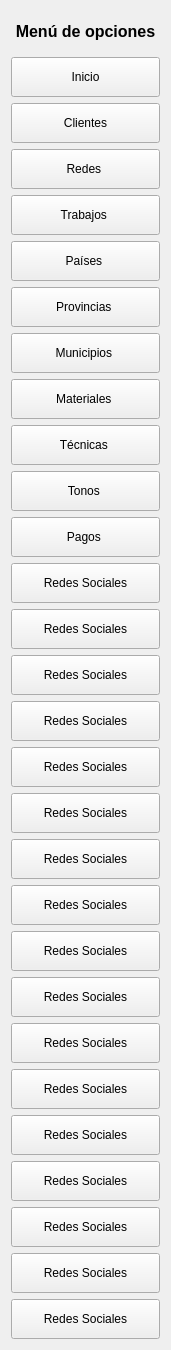
               <widget class="QWidget" name="widget_menu_lateral">
                <property name="geometry">
                 <rect>
                  <x>0</x>
                  <y>0</y>
                  <width>171</width>
                  <height>1346</height>
                 </rect>
                </property>
                <layout class="QVBoxLayout" name="verticalLayout_4">
                 <item>
                  <widget class="QLabel" name="label_2">
                   <property name="minimumSize">
                    <size>
                     <width>0</width>
                     <height>40</height>
                    </size>
                   </property>
                   <property name="styleSheet">
                    <string notr="true">font-weight: bold;
font-size: 12pt;</string>
                   </property>
                   <property name="text">
                    <string>Menú de opciones</string>
                   </property>
                   <property name="alignment">
                    <set>Qt::AlignCenter</set>
                   </property>
                  </widget>
                 </item>
                 <item>
                  <widget class="QPushButton" name="bt_menu_home">
                   <property name="minimumSize">
                    <size>
                     <width>0</width>
                     <height>40</height>
                    </size>
                   </property>
                   <property name="cursor">
                    <cursorShape>PointingHandCursor</cursorShape>
                   </property>
                   <property name="layoutDirection">
                    <enum>Qt::RightToLeft</enum>
                   </property>
                   <property name="text">
                    <string>Inicio</string>
                   </property>
                   <property name="icon">
                    <iconset>
                     <normaloff>images/home (1).svg</normaloff>images/home (1).svg</iconset>
                   </property>
                   <property name="iconSize">
                    <size>
                     <width>35</width>
                     <height>35</height>
                    </size>
                   </property>
                  </widget>
                 </item>
                 <item>
                  <widget class="QPushButton" name="bt_menu_clientes">
                   <property name="minimumSize">
                    <size>
                     <width>0</width>
                     <height>40</height>
                    </size>
                   </property>
                   <property name="cursor">
                    <cursorShape>PointingHandCursor</cursorShape>
                   </property>
                   <property name="layoutDirection">
                    <enum>Qt::RightToLeft</enum>
                   </property>
                   <property name="text">
                    <string>Clientes</string>
                   </property>
                   <property name="icon">
                    <iconset>
                     <normaloff>images/user.svg</normaloff>images/user.svg</iconset>
                   </property>
                   <property name="iconSize">
                    <size>
                     <width>35</width>
                     <height>35</height>
                    </size>
                   </property>
                  </widget>
                 </item>
                 <item>
                  <widget class="QPushButton" name="bt_menu_sociales">
                   <property name="minimumSize">
                    <size>
                     <width>0</width>
                     <height>40</height>
                    </size>
                   </property>
                   <property name="cursor">
                    <cursorShape>PointingHandCursor</cursorShape>
                   </property>
                   <property name="layoutDirection">
                    <enum>Qt::RightToLeft</enum>
                   </property>
                   <property name="text">
                    <string>Redes </string>
                   </property>
                   <property name="icon">
                    <iconset>
                     <normaloff>images/social-network.svg</normaloff>images/social-network.svg</iconset>
                   </property>
                   <property name="iconSize">
                    <size>
                     <width>35</width>
                     <height>35</height>
                    </size>
                   </property>
                  </widget>
                 </item>
                 <item>
                  <widget class="QPushButton" name="bt_menu_trabajos">
                   <property name="minimumSize">
                    <size>
                     <width>0</width>
                     <height>40</height>
                    </size>
                   </property>
                   <property name="cursor">
                    <cursorShape>PointingHandCursor</cursorShape>
                   </property>
                   <property name="layoutDirection">
                    <enum>Qt::RightToLeft</enum>
                   </property>
                   <property name="text">
                    <string>Trabajos </string>
                   </property>
                   <property name="icon">
                    <iconset>
                     <normaloff>images/services-portfolio.svg</normaloff>images/services-portfolio.svg</iconset>
                   </property>
                   <property name="iconSize">
                    <size>
                     <width>35</width>
                     <height>35</height>
                    </size>
                   </property>
                  </widget>
                 </item>
                 <item>
                  <widget class="QPushButton" name="bt_menu_paises">
                   <property name="minimumSize">
                    <size>
                     <width>0</width>
                     <height>40</height>
                    </size>
                   </property>
                   <property name="cursor">
                    <cursorShape>PointingHandCursor</cursorShape>
                   </property>
                   <property name="layoutDirection">
                    <enum>Qt::RightToLeft</enum>
                   </property>
                   <property name="text">
                    <string>Países </string>
                   </property>
                   <property name="icon">
                    <iconset>
                     <normaloff>images/country-2.svg</normaloff>images/country-2.svg</iconset>
                   </property>
                   <property name="iconSize">
                    <size>
                     <width>35</width>
                     <height>35</height>
                    </size>
                   </property>
                  </widget>
                 </item>
                 <item>
                  <widget class="QPushButton" name="bt_menu_provincias">
                   <property name="minimumSize">
                    <size>
                     <width>0</width>
                     <height>40</height>
                    </size>
                   </property>
                   <property name="cursor">
                    <cursorShape>PointingHandCursor</cursorShape>
                   </property>
                   <property name="layoutDirection">
                    <enum>Qt::RightToLeft</enum>
                   </property>
                   <property name="text">
                    <string>Provincias </string>
                   </property>
                   <property name="icon">
                    <iconset>
                     <normaloff>images/flag-1.svg</normaloff>images/flag-1.svg</iconset>
                   </property>
                   <property name="iconSize">
                    <size>
                     <width>30</width>
                     <height>30</height>
                    </size>
                   </property>
                  </widget>
                 </item>
                 <item>
                  <widget class="QPushButton" name="bt_menu_municipios">
                   <property name="minimumSize">
                    <size>
                     <width>0</width>
                     <height>40</height>
                    </size>
                   </property>
                   <property name="cursor">
                    <cursorShape>PointingHandCursor</cursorShape>
                   </property>
                   <property name="layoutDirection">
                    <enum>Qt::RightToLeft</enum>
                   </property>
                   <property name="text">
                    <string>Municipios </string>
                   </property>
                   <property name="icon">
                    <iconset>
                     <normaloff>images/location.svg</normaloff>images/location.svg</iconset>
                   </property>
                   <property name="iconSize">
                    <size>
                     <width>35</width>
                     <height>35</height>
                    </size>
                   </property>
                  </widget>
                 </item>
                 <item>
                  <widget class="QPushButton" name="bt_menu_materiales">
                   <property name="minimumSize">
                    <size>
                     <width>0</width>
                     <height>40</height>
                    </size>
                   </property>
                   <property name="cursor">
                    <cursorShape>PointingHandCursor</cursorShape>
                   </property>
                   <property name="layoutDirection">
                    <enum>Qt::RightToLeft</enum>
                   </property>
                   <property name="text">
                    <string>Materiales </string>
                   </property>
                   <property name="icon">
                    <iconset>
                     <normaloff>images/materials.svg</normaloff>images/materials.svg</iconset>
                   </property>
                   <property name="iconSize">
                    <size>
                     <width>35</width>
                     <height>35</height>
                    </size>
                   </property>
                  </widget>
                 </item>
                 <item>
                  <widget class="QPushButton" name="bt_menu_tecnicas">
                   <property name="minimumSize">
                    <size>
                     <width>0</width>
                     <height>40</height>
                    </size>
                   </property>
                   <property name="cursor">
                    <cursorShape>PointingHandCursor</cursorShape>
                   </property>
                   <property name="layoutDirection">
                    <enum>Qt::RightToLeft</enum>
                   </property>
                   <property name="text">
                    <string>Técnicas </string>
                   </property>
                   <property name="icon">
                    <iconset>
                     <normaloff>images/solution.svg</normaloff>images/solution.svg</iconset>
                   </property>
                   <property name="iconSize">
                    <size>
                     <width>35</width>
                     <height>35</height>
                    </size>
                   </property>
                  </widget>
                 </item>
                 <item>
                  <widget class="QPushButton" name="bt_menu_tonos">
                   <property name="minimumSize">
                    <size>
                     <width>0</width>
                     <height>40</height>
                    </size>
                   </property>
                   <property name="cursor">
                    <cursorShape>PointingHandCursor</cursorShape>
                   </property>
                   <property name="layoutDirection">
                    <enum>Qt::RightToLeft</enum>
                   </property>
                   <property name="text">
                    <string>Tonos </string>
                   </property>
                   <property name="icon">
                    <iconset>
                     <normaloff>images/palette.svg</normaloff>images/palette.svg</iconset>
                   </property>
                   <property name="iconSize">
                    <size>
                     <width>35</width>
                     <height>35</height>
                    </size>
                   </property>
                  </widget>
                 </item>
                 <item>
                  <widget class="QPushButton" name="bt_menu_pagos">
                   <property name="minimumSize">
                    <size>
                     <width>0</width>
                     <height>40</height>
                    </size>
                   </property>
                   <property name="cursor">
                    <cursorShape>PointingHandCursor</cursorShape>
                   </property>
                   <property name="layoutDirection">
                    <enum>Qt::RightToLeft</enum>
                   </property>
                   <property name="text">
                    <string>Pagos </string>
                   </property>
                   <property name="icon">
                    <iconset>
                     <normaloff>images/credit-card.svg</normaloff>images/credit-card.svg</iconset>
                   </property>
                   <property name="iconSize">
                    <size>
                     <width>35</width>
                     <height>35</height>
                    </size>
                   </property>
                  </widget>
                 </item>
                 <item>
                  <widget class="QPushButton" name="bt_redes_sociales_17">
                   <property name="minimumSize">
                    <size>
                     <width>0</width>
                     <height>40</height>
                    </size>
                   </property>
                   <property name="cursor">
                    <cursorShape>PointingHandCursor</cursorShape>
                   </property>
                   <property name="text">
                    <string>Redes Sociales</string>
                   </property>
                  </widget>
                 </item>
                 <item>
                  <widget class="QPushButton" name="bt_redes_sociales_16">
                   <property name="minimumSize">
                    <size>
                     <width>0</width>
                     <height>40</height>
                    </size>
                   </property>
                   <property name="cursor">
                    <cursorShape>PointingHandCursor</cursorShape>
                   </property>
                   <property name="text">
                    <string>Redes Sociales</string>
                   </property>
                  </widget>
                 </item>
                 <item>
                  <widget class="QPushButton" name="bt_redes_sociales_15">
                   <property name="minimumSize">
                    <size>
                     <width>0</width>
                     <height>40</height>
                    </size>
                   </property>
                   <property name="cursor">
                    <cursorShape>PointingHandCursor</cursorShape>
                   </property>
                   <property name="text">
                    <string>Redes Sociales</string>
                   </property>
                  </widget>
                 </item>
                 <item>
                  <widget class="QPushButton" name="bt_redes_sociales_14">
                   <property name="minimumSize">
                    <size>
                     <width>0</width>
                     <height>40</height>
                    </size>
                   </property>
                   <property name="cursor">
                    <cursorShape>PointingHandCursor</cursorShape>
                   </property>
                   <property name="text">
                    <string>Redes Sociales</string>
                   </property>
                  </widget>
                 </item>
                 <item>
                  <widget class="QPushButton" name="bt_redes_sociales_13">
                   <property name="minimumSize">
                    <size>
                     <width>0</width>
                     <height>40</height>
                    </size>
                   </property>
                   <property name="cursor">
                    <cursorShape>PointingHandCursor</cursorShape>
                   </property>
                   <property name="text">
                    <string>Redes Sociales</string>
                   </property>
                  </widget>
                 </item>
                 <item>
                  <widget class="QPushButton" name="bt_redes_sociales_12">
                   <property name="minimumSize">
                    <size>
                     <width>0</width>
                     <height>40</height>
                    </size>
                   </property>
                   <property name="cursor">
                    <cursorShape>PointingHandCursor</cursorShape>
                   </property>
                   <property name="text">
                    <string>Redes Sociales</string>
                   </property>
                  </widget>
                 </item>
                 <item>
                  <widget class="QPushButton" name="bt_redes_sociales_11">
                   <property name="minimumSize">
                    <size>
                     <width>0</width>
                     <height>40</height>
                    </size>
                   </property>
                   <property name="cursor">
                    <cursorShape>PointingHandCursor</cursorShape>
                   </property>
                   <property name="text">
                    <string>Redes Sociales</string>
                   </property>
                  </widget>
                 </item>
                 <item>
                  <widget class="QPushButton" name="bt_redes_sociales_10">
                   <property name="minimumSize">
                    <size>
                     <width>0</width>
                     <height>40</height>
                    </size>
                   </property>
                   <property name="cursor">
                    <cursorShape>PointingHandCursor</cursorShape>
                   </property>
                   <property name="text">
                    <string>Redes Sociales</string>
                   </property>
                  </widget>
                 </item>
                 <item>
                  <widget class="QPushButton" name="bt_redes_sociales_9">
                   <property name="minimumSize">
                    <size>
                     <width>0</width>
                     <height>40</height>
                    </size>
                   </property>
                   <property name="cursor">
                    <cursorShape>PointingHandCursor</cursorShape>
                   </property>
                   <property name="text">
                    <string>Redes Sociales</string>
                   </property>
                  </widget>
                 </item>
                 <item>
                  <widget class="QPushButton" name="bt_redes_sociales_8">
                   <property name="minimumSize">
                    <size>
                     <width>0</width>
                     <height>40</height>
                    </size>
                   </property>
                   <property name="cursor">
                    <cursorShape>PointingHandCursor</cursorShape>
                   </property>
                   <property name="text">
                    <string>Redes Sociales</string>
                   </property>
                  </widget>
                 </item>
                 <item>
                  <widget class="QPushButton" name="bt_redes_sociales_7">
                   <property name="minimumSize">
                    <size>
                     <width>0</width>
                     <height>40</height>
                    </size>
                   </property>
                   <property name="cursor">
                    <cursorShape>PointingHandCursor</cursorShape>
                   </property>
                   <property name="text">
                    <string>Redes Sociales</string>
                   </property>
                  </widget>
                 </item>
                 <item>
                  <widget class="QPushButton" name="bt_redes_sociales_6">
                   <property name="minimumSize">
                    <size>
                     <width>0</width>
                     <height>40</height>
                    </size>
                   </property>
                   <property name="cursor">
                    <cursorShape>PointingHandCursor</cursorShape>
                   </property>
                   <property name="text">
                    <string>Redes Sociales</string>
                   </property>
                  </widget>
                 </item>
                 <item>
                  <widget class="QPushButton" name="bt_redes_sociales_5">
                   <property name="minimumSize">
                    <size>
                     <width>0</width>
                     <height>40</height>
                    </size>
                   </property>
                   <property name="cursor">
                    <cursorShape>PointingHandCursor</cursorShape>
                   </property>
                   <property name="text">
                    <string>Redes Sociales</string>
                   </property>
                  </widget>
                 </item>
                 <item>
                  <widget class="QPushButton" name="bt_redes_sociales_4">
                   <property name="minimumSize">
                    <size>
                     <width>0</width>
                     <height>40</height>
                    </size>
                   </property>
                   <property name="cursor">
                    <cursorShape>PointingHandCursor</cursorShape>
                   </property>
                   <property name="text">
                    <string>Redes Sociales</string>
                   </property>
                  </widget>
                 </item>
                 <item>
                  <widget class="QPushButton" name="bt_redes_sociales_3">
                   <property name="minimumSize">
                    <size>
                     <width>0</width>
                     <height>40</height>
                    </size>
                   </property>
                   <property name="cursor">
                    <cursorShape>PointingHandCursor</cursorShape>
                   </property>
                   <property name="text">
                    <string>Redes Sociales</string>
                   </property>
                  </widget>
                 </item>
                 <item>
                  <widget class="QPushButton" name="bt_redes_sociales_2">
                   <property name="minimumSize">
                    <size>
                     <width>0</width>
                     <height>40</height>
                    </size>
                   </property>
                   <property name="cursor">
                    <cursorShape>PointingHandCursor</cursorShape>
                   </property>
                   <property name="text">
                    <string>Redes Sociales</string>
                   </property>
                  </widget>
                 </item>
                 <item>
                  <widget class="QPushButton" name="bt_redes_sociales">
                   <property name="minimumSize">
                    <size>
                     <width>0</width>
                     <height>40</height>
                    </size>
                   </property>
                   <property name="cursor">
                    <cursorShape>PointingHandCursor</cursorShape>
                   </property>
                   <property name="text">
                    <string>Redes Sociales</string>
                   </property>
                  </widget>
                 </item>
                </layout>
               </widget>
